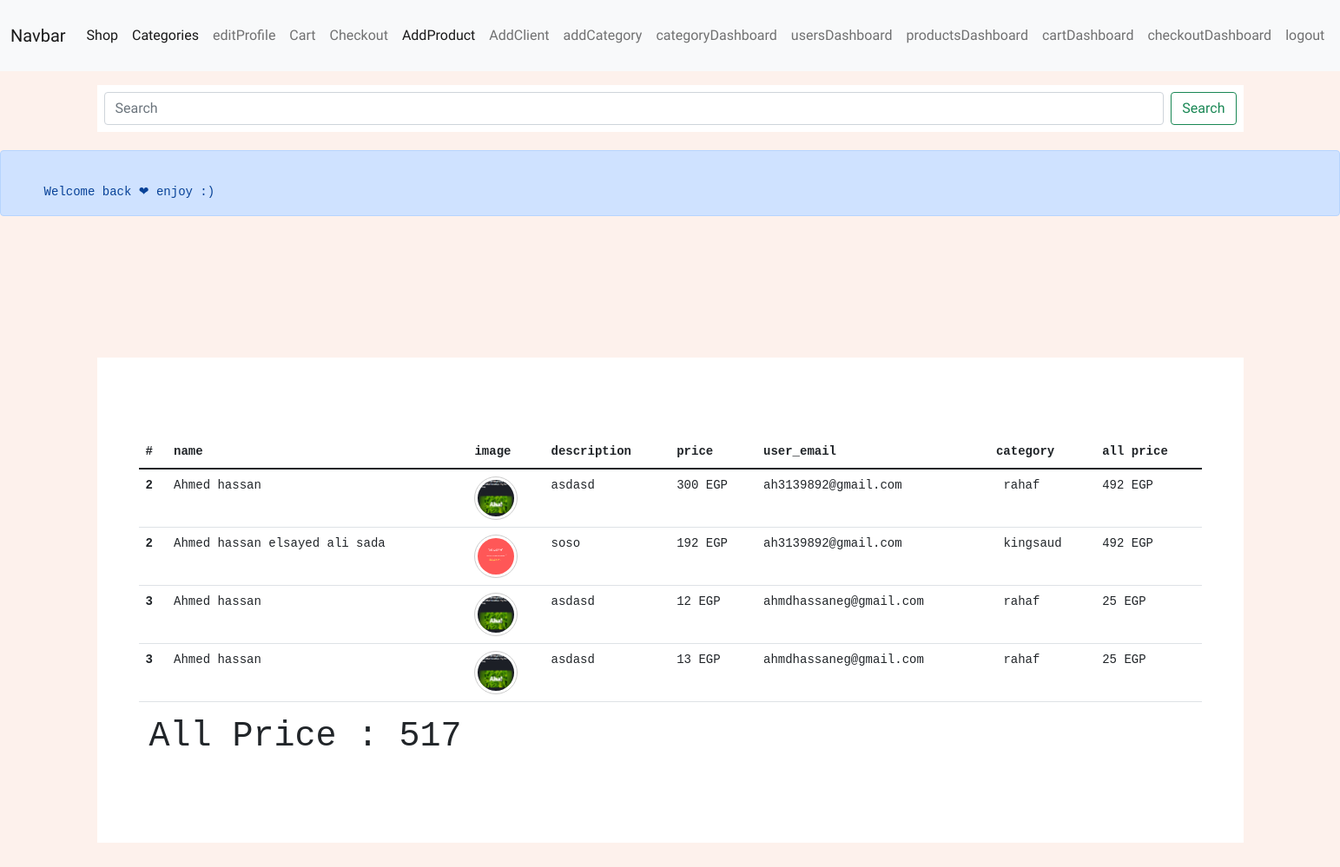
/pages/dashboardCheckout.php (signed in), run on the app's committed database.
### tables this page shows
CREATE TABLE `checkout` (
  `id` int(11) NOT NULL,
  `product` varchar(200) NOT NULL,
  `order_price` int(11) NOT NULL,
  `user_email` varchar(100) NOT NULL
);

CREATE TABLE `items` (
  `id` int(11) NOT NULL,
  `name` varchar(30) NOT NULL,
  `image` varchar(200) NOT NULL,
  `description` varchar(200) NOT NULL,
  `price` int(11) NOT NULL,
  `user_email` varchar(100) NOT NULL,
  `category` varchar(100) NOT NULL
);

### pages/dashboardCheckout.php (the view, shortened to what this page needs)
<?php
require_once("../inc/header.php");
$selectItems = "SELECT * FROM `checkout`";
$q_checkout = mysqli_query($con, $selectItems);
while ($result = mysqli_fetch_assoc($q_checkout)) {
    $data[] = $result;
}
$select_items = "SELECT * FROM `items`";
$q_item = mysqli_query($con, $select_items);
while ($result = mysqli_fetch_assoc($q_item)) {
    $dataItems[] = $result;
}
$allPrice = [];
echo "<pre>";
if (isset($_SESSION["success"])) { ?>
    <div class="alert alert-primary" role="alert">
    <?php echo $_SESSION["success"];
}
    ?>
    </div>
    <br />
    <br />
    <div class="container ">
        <div class="row p-5">
            <?php if (isset($data)) : ?>
                <table class="table">
                    <thead>
                        <tr>
                            <th scope="col">#</th>
                            <th scope="col">name</th>
                            <th scope="col">image</th>
                            <th scope="col">description</th>
                            <th scope="col">price</th>
                            <th scope="col">user_email</th>
                            <th scope="col">category</th>
                            <th scope="col">all price</th>
                        </tr>
                    </thead>
                    <tbody>
                        <?php foreach ($data as $product) : ?>
                            <?php
                            global $allPrice;
                            $allPrice[] =  $product["order_price"];
                            $exp_checkout_id = explode(",", $product["product"]);
                            ?>
                            <?php foreach ($dataItems as $item) : ?>
                                <?php if (in_array($item["id"], $exp_checkout_id)) :  ?>
                                    <tr>
                                        <th scope="row"><?php echo $product["id"]; ?></th>
                                        <td><?php echo $item["name"]; ?></td>
                                        <td><img src="../uploads/products/<?php echo $item["image"]; ?>" style="width: 50px; height: 50px;object-fit:cover;border:1px solid #CCC;border-radius:25px;padding:3px; vertical-align:bottom" /></td>
                                        <td><?php echo $item["description"]; ?></td>
                                        <td><?php echo $item["price"]; ?> EGP</td>
                                        <td><?php echo $product["user_email"]; ?></td>
                                        <td><?php echo $item["category"]; ?></td>
                                        <td><?php echo $product["order_price"]; ?> EGP</td>
                                    </tr>
                                <?php
                                endif; ?>
                            <?php endforeach; ?>
                        <?php endforeach;
                        ?>
                    </tbody>
                </table>
            <?php else : echo "no products";
            endif; ?>
            <h1>All Price : <?php echo array_sum($allPrice); ?></h1>
        </div>
    </div>
    <?php require_once("../inc/header.php"); ?>

### css/style.css (style rules this page uses)
* { -webkit-box-sizing: border-box; box-sizing: border-box; }
body { padding: 0; margin: 0; }
body { font-family: Arial, Helvetica, sans-serif; }
.container { background: #fff !important; border: none; border-radius: none; }

### css/products.css (style rules this page uses)
body { font-family: "Muli", sans-serif; background: #ddd; }

### css/product.css (style rules this page uses)
body { background-color: #fdf1ec; }

### data on the page
checkout: id "2", user_email "ah3139892@gmail.com", order_price "492"
items: name "Ahmed hassan", image (picture), description "asdasd", price "300", category "rahaf"
items: name "Ahmed hassan elsayed ali sada", image (picture), description "soso", price "192", category "kingsaud"
checkout: id "3", user_email "ahmdhassaneg@gmail.com", order_price "25"
items: name "Ahmed hassan", image (picture), description "asdasd", price "12", category "rahaf"
items: name "Ahmed hassan", image (picture), description "asdasd", price "13", category "rahaf"

### other printed values
$_SESSION["success"] "Welcome back ❤ enjoy :)"
array_sum($allPrice) "517"
